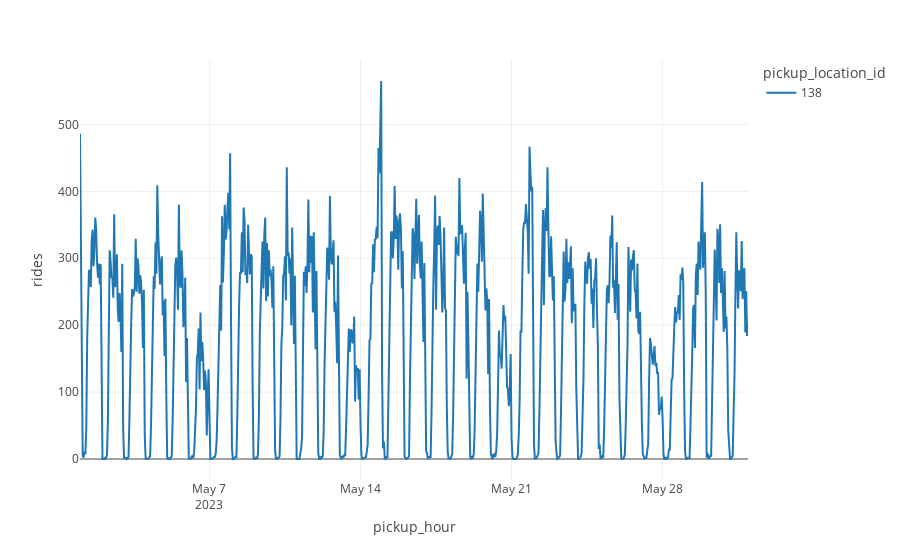

The notebook cell this image was saved under:
### Code cell
plot_rides(agg_rides_all_slots, locations=[138])

### Figure 1 — Plotly figure (JSON) as saved in the notebook; plotly's stock layout.template omitted (floating-point values rounded to 4 significant figures; data arrays with more than 128 entries replaced by an {"elided": "..."} marker saying what was removed)
{"data": [{"hovertemplate": "pickup_location_id=138<br>pickup_hour=%{x}<br>rides=%{y}<extra></extra>", "legendgroup": "138", "line": {"color": "#1F77B4", "dash": "solid"}, "marker": {"symbol": "circle"}, "mode": "lines", "name": "138", "orientation": "v", "showlegend": true, "type": "scatter", "x": {"elided": "744 str values"}, "xaxis": "x", "y": {"elided": "744 int values"}, "yaxis": "y"}], "layout": {"legend": {"title": {"text": "pickup_location_id"}, "tracegroupgap": 0}, "margin": {"t": 60}, "xaxis": {"anchor": "y", "domain": [0, 1], "title": {"text": "pickup_hour"}}, "yaxis": {"anchor": "x", "domain": [0, 1], "title": {"text": "rides"}}}}
